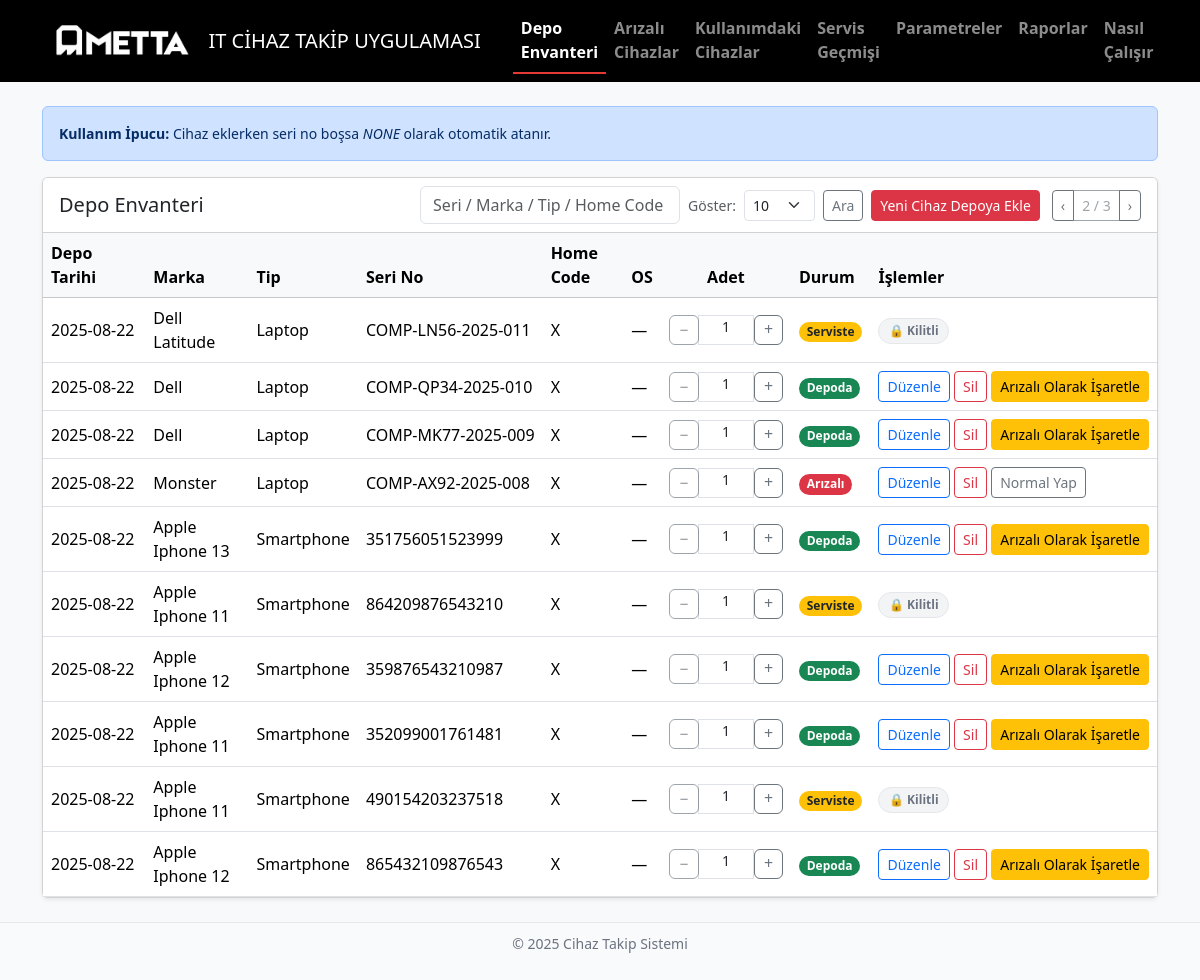
The page /inventory?page=2&q= on the database as committed earlier.
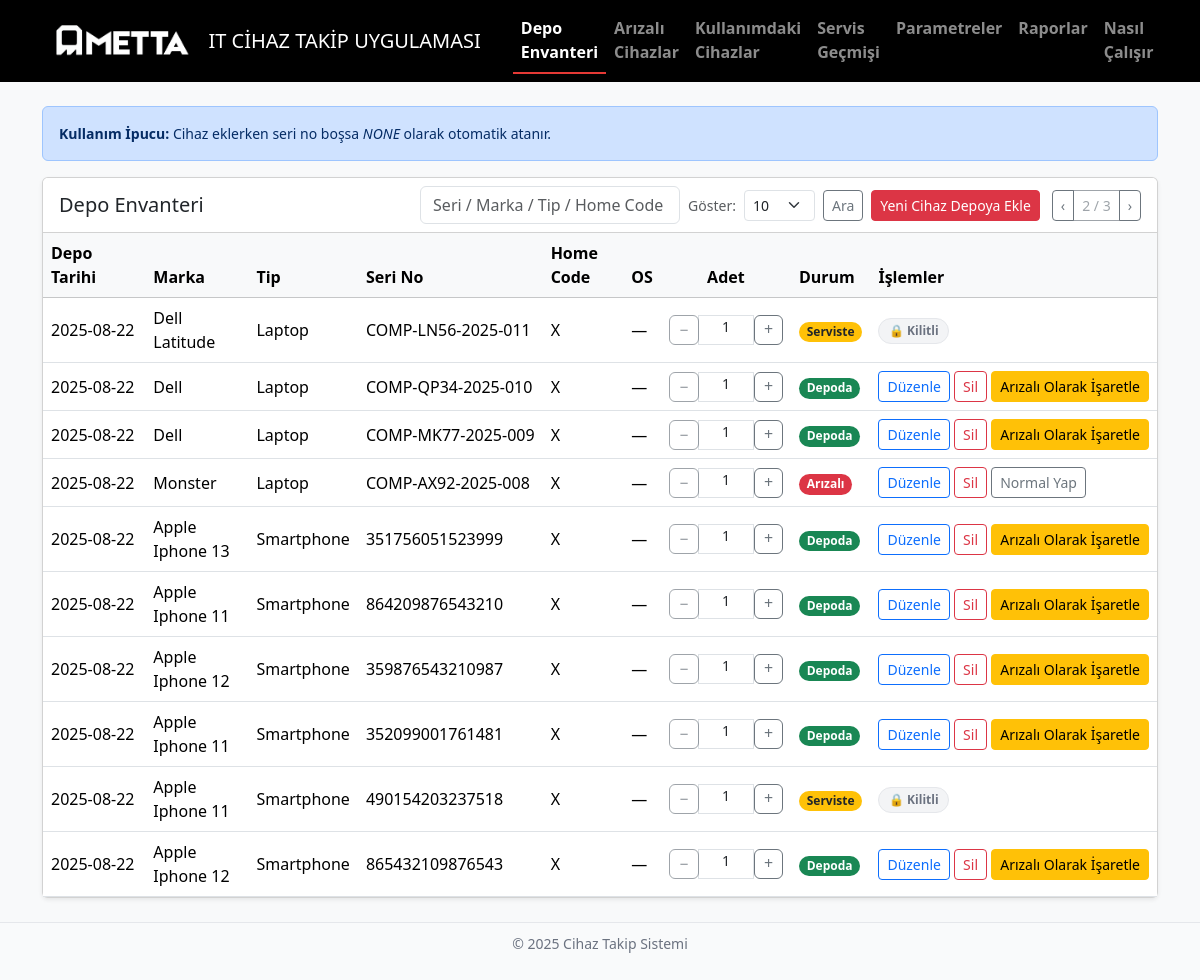
The same page on the database as committed later.
### app.py (models this page shows)
class Device(db.Model):
    __tablename__ = "devices"
    id = db.Column(db.Integer, primary_key=True)
    brand = db.Column(db.String(80), nullable=False)
    type = db.Column(db.String(40), nullable=False)   # Monitor, Laptop PC vb.
    serial = db.Column(db.String(120), unique=True, nullable=False)
    home_code = db.Column(db.String(80))
    os = db.Column(db.String(80))
    quantity = db.Column(db.Integer, default=1, nullable=False)
    is_faulty = db.Column(db.Boolean, default=False, nullable=False)
    created_at = db.Column(db.DateTime, default=datetime.utcnow, nullable=False)
    service_records = db.relationship(
        "ServiceRecord", back_populates="device", cascade="all, delete-orphan"
    )
    faults = db.relationship(
        "Fault", back_populates="device", cascade="all, delete-orphan"
    )
    usages = db.relationship(
        "Usage", back_populates="device", cascade="all, delete-orphan"
    )

### app.py (the view, shortened to what this page needs)
@app.route("/inventory")
def inventory():
    q = request.args.get("q", "").strip()
    page = request.args.get("page", 1, type=int)
    per_page = request.args.get("per_page", 10, type=int)
    query = Device.query
    pagination = query.order_by(Device.created_at.desc()).paginate(page=page, per_page=per_page, error_out=False)
    brands = get_param_list("brands")        # örn: Dell, HP, Lenovo
    types  = get_param_list("types")         # örn: Laptop PC, Monitor, ...
    oslist = get_param_list("os_list")       # örn: WIN11 23H2, WIN10 21H2 ...
    active_usage_ids = {
        row[0]
        for row in (
            db.session.query(Usage.device_id)
            .filter(Usage.is_active.is_(True))
            .distinct()
            .all()
        )
    }
    open_service_ids = {
        row[0]
        for row in (
            db.session.query(ServiceRecord.device_id)
            .filter(ServiceRecord.status.in_(list(OPEN_STATUSES)))
            .distinct()
            .all()
        )
    }
    return render_template(
        "inventory.html",
        pagination=pagination,
        q=q,
        brands=brands,
        types=types,
        oslist=oslist,
        per_page=per_page,
        active_usage_ids=active_usage_ids,
        open_service_ids=open_service_ids,
    )

### app.py (called while the page is built)
def _split_list(text: str):
    if not text:
        return []
    raw = text.replace("\r", "\n").replace(",", "\n").split("\n")
    return [x.strip() for x in raw if x.strip()]

def get_param_list(key: str):
    p = Parameter.query.filter_by(key=key).first()
    return _split_list(p.value if p else "")

### templates/inventory.html (shortened to what the changed rows need)
<!doctype html>
<html lang="tr">
<head>
  <link href="https://cdn.jsdelivr.net/npm/bootstrap@5.3.3/dist/css/bootstrap.min.css" rel="stylesheet">
</head>
<body class="bg-light">
<div class="container my-4">
  <div class="card shadow-sm">
    <div class="table-responsive">
      <table class="table table-hover align-middle mb-0">
        <thead class="table-light">
          <tr>
            <th>Depo Tarihi</th><th>Marka</th><th>Tip</th><th>Seri No</th>
            <th>Home Code</th><th>OS</th><th class="text-center">Adet</th><th>Durum</th><th>İşlemler</th>
          </tr>
        </thead>
        <tbody>
          {% for d in pagination.items %}
          <tr>
            <td class="text-nowrap">{{ d.created_at.strftime('%Y-%m-%d') }}</td>
            <td>{{ d.brand }}</td>
            <td>{{ d.type }}</td>
            <td class="text-nowrap">{{ d.serial }}</td>
            <td>{{ d.home_code or '—' }}</td>
            <td class="text-nowrap">{{ d.os or '—' }}</td>
            <td class="text-center qty-cell">
            <div class="input-group input-group-sm qty-group">
              <form action="{{ url_for('inventory_qty', id=d.id, op='dec') }}" method="post">
                <button class="btn btn-outline-secondary" title="Azalt" {% if d.quantity<=1 %}disabled{% endif %}>−</button>
              </form>
              <span class="qty form-control" aria-label="Adet">{{ d.quantity }}</span>
              <form action="{{ url_for('inventory_qty', id=d.id, op='inc') }}" method="post">
                <button class="btn btn-outline-secondary" title="Arttır">+</button>
              </form>
            </div>
            </td>
           <td>
            {% if d.id in open_service_ids %}
              <span class="badge rounded-pill text-bg-warning text-dark">Serviste</span>
            {% elif d.is_faulty %}
              <span class="badge rounded-pill text-bg-danger">Arızalı</span>
            {% elif d.id in active_usage_ids %}
              <span class="badge rounded-pill text-bg-info">Kullanımda</span>
            {% else %}
              <span class="badge rounded-pill text-bg-success">Depoda</span>
            {% endif %}
          </td>
          {% set locked =
            (d.id in (active_usage_ids | default([], true))) or
            (d.id in (open_service_ids | default([], true)))
          %}
          <td class="text-nowrap">
            {% if locked %}
              <span class="badge badge-soft-lock" data-bs-toggle="tooltip"
                    title="Bu cihaz Serviste veya Kullanımda. Bu durumdayken düzenlenemez, silinemez ve arızalı/normal değiştirilemez.">
                🔒 Kilitli
              </span>
            {% else %}
              <button class="btn btn-sm btn-outline-primary" data-bs-toggle="modal" data-bs-target="#edit{{ d.id }}">Düzenle</button>
              <form id="del{{ d.id }}" action="{{ url_for('inventory_delete', id=d.id) }}" method="post" class="d-inline">
                <button type="button" class="btn btn-sm btn-outline-danger"
                        onclick="if(confirm('Silinsin mi?')) this.form.submit()">Sil</button>
              </form>
              {% if not d.is_faulty %}
                <form action="{{ url_for('inventory_mark_faulty', id=d.id) }}" method="post" class="d-inline">
                  <button class="btn btn-sm btn-warning">Arızalı Olarak İşaretle</button>
                </form>
              {% else %}
                <form action="{{ url_for('inventory_mark_ok', id=d.id) }}" method="post" class="d-inline">
                  <button class="btn btn-sm btn-outline-secondary">Normal Yap</button>
                </form>
              {% endif %}
            {% endif %}
          </td>
          </tr>
          {% else %}
          <tr><td colspan="9" class="text-center text-muted py-4">Kayıt yok.</td></tr>
          {% endfor %}
        </tbody>
      </table>
    </div>
  </div>
</div>
</body>
</html>

Rows that differ between the two databases and show on the page:
changed Device (number 6 of 10 on the later page): now shows "Depoda Arızalı Olarak İşaretle"; text "Serviste 🔒 Kilitli" → "Düzenle Sil"
